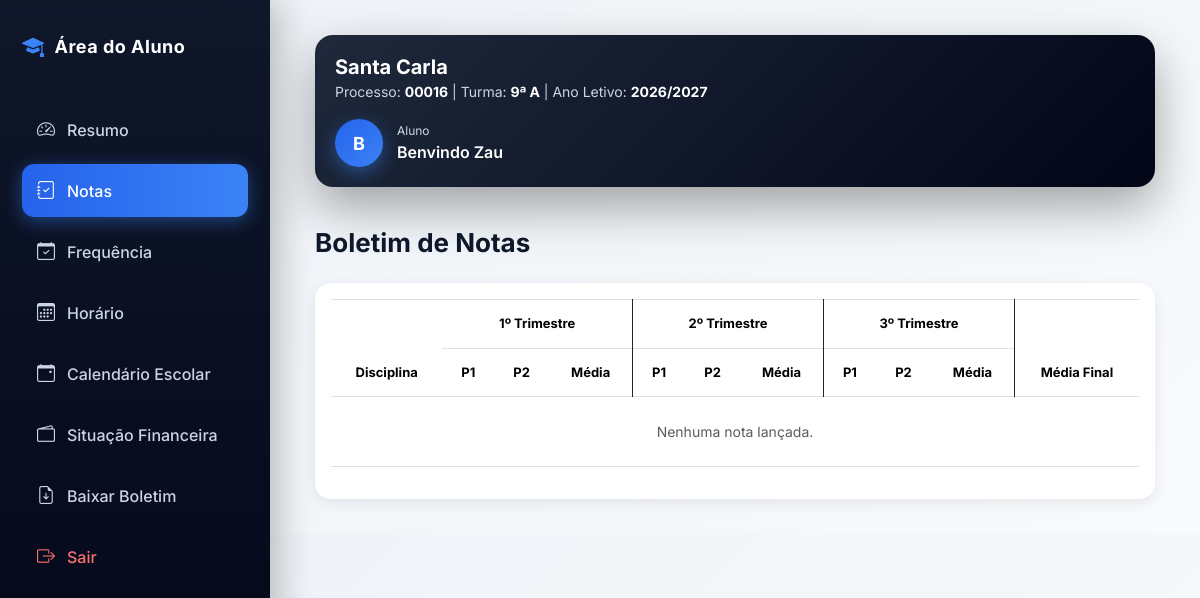
The page /notas/ (signed in) on the database as committed earlier.
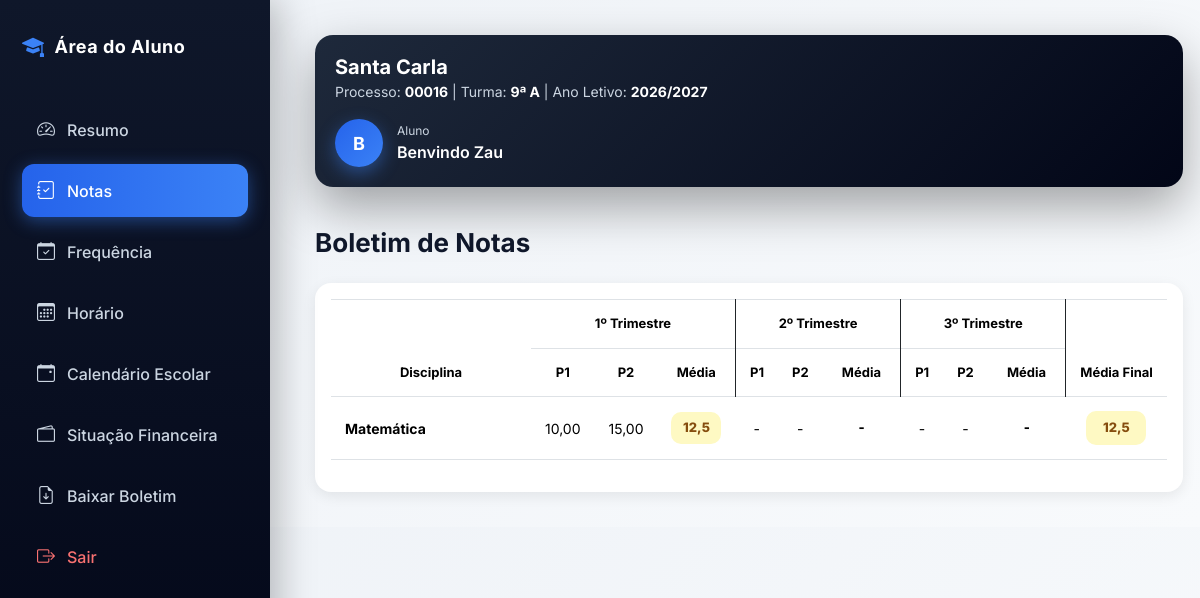
The same page on the database as committed later.
### academic/models.py (models this page shows, shortened)
class Disciplina(models.Model):
    nome = models.CharField(max_length=90)
    turma = models.ForeignKey(
        Turma,
        on_delete=models.CASCADE,
        related_name="disciplinas"
    )
    professor = models.ForeignKey(
        settings.AUTH_USER_MODEL,
        on_delete=models.CASCADE,
        limit_choices_to={'role': 'PROFESSOR'},
        related_name="disciplinas",
        null=True,
        blank=True
    )
    escola = models.ForeignKey(
        Escola,
        on_delete=models.CASCADE,
        related_name="disciplinas"
    )
    criada_em = models.DateTimeField(auto_now_add=True)
    class Meta:
        unique_together = ('nome', 'turma', 'escola')
        ordering = ["nome"]

class Nota(models.Model):
    TRIMESTRE_CHOICES = [
        (1, "1º Trimestre"),
        (2, "2º Trimestre"),
        (3, "3º Trimestre"),
    ]
    aluno = models.ForeignKey("Aluno", on_delete=models.CASCADE, related_name="notas")
    disciplina = models.ForeignKey("Disciplina", on_delete=models.CASCADE, related_name="notas")
    ano_letivo = models.ForeignKey("AnoLetivo", on_delete=models.CASCADE, related_name="notas")
    trimestre = models.IntegerField(choices=TRIMESTRE_CHOICES)
    p1 = models.DecimalField(max_digits=4, decimal_places=2, null=True, blank=True)
    p2 = models.DecimalField(max_digits=4, decimal_places=2, null=True, blank=True)
    exame = models.DecimalField(max_digits=4, decimal_places=2, null=True, blank=True)
    recurso = models.DecimalField(max_digits=4, decimal_places=2, null=True, blank=True)
    media = models.DecimalField(max_digits=5, decimal_places=2, null=True, blank=True)
    media_final = models.DecimalField(max_digits=5, decimal_places=2, null=True, blank=True)
    situacao = models.CharField(
        max_length=20,
        choices=[
            ("APROVADO", "Aprovado"),
            ("REPROVADO", "Reprovado"),
            ("RECURSO", "Recurso"),
        ],
        default="REPROVADO"
    )
    escola = models.ForeignKey("Escola", on_delete=models.CASCADE, related_name="notas")
    criada_em = models.DateTimeField(auto_now_add=True)
    class Meta:
        unique_together = ("aluno", "disciplina", "trimestre", "ano_letivo")
        ordering = ["disciplina", "trimestre"]

### core/views.py (the view, shortened to what this page needs)
# urls.py: path("notas/", views.notas_aluno, name="notas_aluno"),
@login_required
def notas_aluno(request):
    aluno = get_object_or_404(
        Aluno.objects.select_related(
            "turma",
            "turma__ano_letivo",
            "turma__escola"
        ),
        usuario=request.user
    )
    ano_letivo = AnoLetivo.objects.filter(
        escola=aluno.escola,
        ativo=True
    ).first()
    if not ano_letivo and aluno.turma:
        ano_letivo = aluno.turma.ano_letivo
    tem_atrasada = Mensalidade.objects.filter(
        aluno=aluno,
        status="ATRASADA"
    ).exists()
    notas = (
        Nota.objects
        .filter(
            aluno=aluno,
            ano_letivo=ano_letivo
        )
        .select_related(
            "disciplina",
            "ano_letivo"
        )
        .order_by(
            "disciplina__nome",
            "trimestre"
        )
    )
    disciplinas = {}
    for nota in notas:
        nome = nota.disciplina.nome
        if nome not in disciplinas:
            disciplinas[nome] = {
                1: {
                    "p1": None,
                    "p2": None,
                    "media": None
                },
                2: {
                    "p1": None,
                    "p2": None,
                    "media": None
                },
                3: {
                    "p1": None,
                    "p2": None,
                    "media": None
                },
                "media_final": None
            }
        p1 = nota.p1
        p2 = nota.p2
        media = None
        if p1 is not None or p2 is not None:
            v1 = float(p1 or 0)
            v2 = float(p2 or 0)
            media = round((v1 + v2) / 2, 1)
        disciplinas[nome][nota.trimestre] = {
            "p1": p1,
            "p2": p2,
            "media": media
        }
    for disciplina, dados in disciplinas.items():
        medias = []
        for t in [1, 2, 3]:
            if dados[t]["media"] is not None:
                medias.append(dados[t]["media"])
        if medias:
            dados["media_final"] = round(
                sum(medias) / len(medias),
                1
            )
    historicos = HistoricoAcademico.objects.filter(
        aluno=aluno
    ).select_related(
        "ano_letivo",
        "turma"
    ).order_by("-criado_em")
    context = {
        "aluno": aluno,
        "disciplinas": disciplinas,
        "bloqueado": False,
        "ano_letivo": ano_letivo,
        "historicos": historicos,
    }
    return render(
        request,
        "nota_aluno.html",
        context
    )

### academic/models.py (called while the page is built)
    def __str__(self):
        return self.nome

### core/templates/nota_aluno.html (shortened to what this page needs)
{% extends "base_aluno.html" %}
{% block content %}
<h5 class="section-title">
    Boletim de Notas
</h5>
{% if bloqueado %}
<div class="alert alert-danger alert-block">
    <h4 class="mb-3">
        Acesso Bloqueado
    </h4>
    <p class="mb-2">
        Você possui <strong>mensalidades em atraso</strong>.
    </p>
    <p>
        Regularize o pagamento na secretaria para visualizar o boletim.
    </p>
    <a href="{% url 'situacao_financeira' %}" class="btn btn-danger mt-3">
        Ver Situação Financeira
    </a>
</div>
{% else %}
<div class="table-modern p-3">
    <div class="table-responsive">
        <table class="table table-bordered align-middle text-center">
            <thead>
                <tr>
                    <th rowspan="2">Disciplina</th>
                    <th colspan="3" class="border-end border-dark">1º Trimestre</th>
                    <th colspan="3" class="border-end border-dark">2º Trimestre</th>
                    <th colspan="3" class="border-end border-dark">3º Trimestre</th>
                    <th rowspan="2">Média Final</th>
                </tr>
                <tr>
                    <th>P1</th>
                    <th>P2</th>
                    <th class="border-end border-dark">Média</th>
                    <th>P1</th>
                    <th>P2</th>
                    <th class="border-end border-dark">Média</th>
                    <th>P1</th>
                    <th>P2</th>
                    <th class="border-end border-dark">Média</th>
                </tr>
            </thead>
            <tbody>
                {% for disciplina, dados in disciplinas.items %}
                <tr>
                    <td class="text-start disciplina">
                        {{ disciplina }}
                    </td>
                    <td>{{ dados.1.p1|default:"-" }}</td>
                    <td>{{ dados.1.p2|default:"-" }}</td>
                    <td>
                        <span class="media-box
                            {% if dados.1.media >= 14 %}media-green
                            {% elif dados.1.media >= 10 %}media-yellow
                            {% elif dados.1.media >= 0 %}media-red
                            {% endif %}
                        ">
                            {{ dados.1.media|default:"-" }}
                        </span>
                    </td>
                    <td>{{ dados.2.p1|default:"-" }}</td>
                    <td>{{ dados.2.p2|default:"-" }}</td>
                    <td>
                        <span class="media-box
                        ">
                            {{ dados.2.media|default:"-" }}
                        </span>
                    </td>
                    <td>{{ dados.3.p1|default:"-" }}</td>
                    <td>{{ dados.3.p2|default:"-" }}</td>
                    <td>
                        <span class="media-box
                        ">
                            {{ dados.3.media|default:"-" }}
                        </span>
                    </td>
                    <td>
                        <span class="media-final
                            {% if dados.media_final >= 14 %}media-green
                            {% elif dados.media_final >= 10 %}media-yellow
                            {% elif dados.media_final >= 0 %}media-red
                            {% endif %}
                        ">
                            {{ dados.media_final|default:"-" }}
                        </span>
                    </td>
                </tr>
                {% empty %}
                <tr>
                    <td colspan="11" class="text-muted py-4">
                        Nenhuma nota lançada.
                    </td>
                </tr>
                {% endfor %}
            </tbody>
        </table>
    </div>
</div>
{% endif %}
{% endblock %}

Rows that differ between the two databases and show on the page:
now on this page (row unchanged): Disciplina: disciplinas "Matemática"
added Nota: p1 "10,00", p2 "15,00"
Other text that changed with them:
new list line: "12,5 - - - - - - 12,5"
text no longer shown: "Nenhuma nota lançada."
